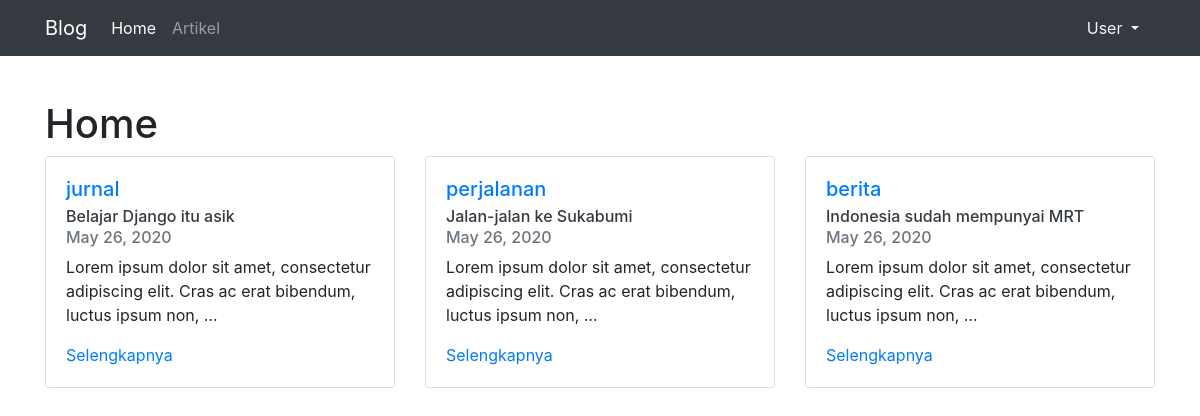
The page / on the database its author committed.
### artikel/models.py (models this page shows, shortened)
class Artikel(models.Model):
    judul       = models.CharField(max_length=255)
    isi         = models.TextField()
    kategori    = models.CharField(max_length=255)
    published   = models.DateTimeField(auto_now_add=True)
    updated     = models.DateTimeField(auto_now=True)
    slug        = models.SlugField(blank=True, editable=False)

### blog/views.py (the view)
# urls.py: path('', BlogHomeView.as_view(), name='home'),
class BlogHomeView(TemplateView, ArtikelPerKategori):
    template_name = 'index.html'
    def get_context_data(self, **kwargs):
        querysets = self.get_latest_artikel_each_kategori()
        context = {
            'latest_artikel_list':querysets,
        }
        return context

### artikel/views.py (called while the page is built)
    def get_latest_artikel_each_kategori(self):
        kategori_list = self.model.objects.values_list('kategori', flat=True).distinct()
        queryset = []
        for kategori in kategori_list:
            artikel = self.model.objects.filter(kategori=kategori).latest('published')
            queryset.append(artikel)
        return queryset

### templates/index.html (shortened to what this page needs)
{% extends 'base.html' %}
{% block contents %}
    <h1>Home</h1>
    <div class="row">
        {% for artikel in latest_artikel_list %}
            <div class="col-sm-4">
                <div class="card">
                    <div class="card-body">
                        <h5 class="card-title"><a href="{% url 'artikel:category' artikel.kategori 1 %}">{{artikel.kategori}}</a></h5>
                        <h6 class="card-subtitle mb-2 text-dark">{{artikel.judul}}</h6>
                        <h6 class="card-subtitle mb-2 text-muted">{{artikel.published|date}}</h6>
                        <p class="card-text">{{artikel.isi|truncatewords:15}}</p>
                        <a href="{% url 'artikel:detail' artikel.slug %}" class="card-link">Selengkapnya</a>
                    </div>
                </div>
            </div>
        {% endfor %}
    </div>
{% endblock contents %}

### rows shown on the page
Artikel: kategori "jurnal", judul "Belajar Django itu asik", published "May 26, 2020", isi "Lorem ipsum dolor sit amet, consectetur adipiscing elit. Cras ac erat bibendum, luctus ipsum non, …"
Artikel: kategori "perjalanan", judul "Jalan-jalan ke Sukabumi", published "May 26, 2020", isi "Lorem ipsum dolor sit amet, consectetur adipiscing elit. Cras ac erat bibendum, luctus ipsum non, …"
Artikel: kategori "berita", judul "Indonesia sudah mempunyai MRT", published "May 26, 2020", isi "Lorem ipsum dolor sit amet, consectetur adipiscing elit. Cras ac erat bibendum, luctus ipsum non, …"
